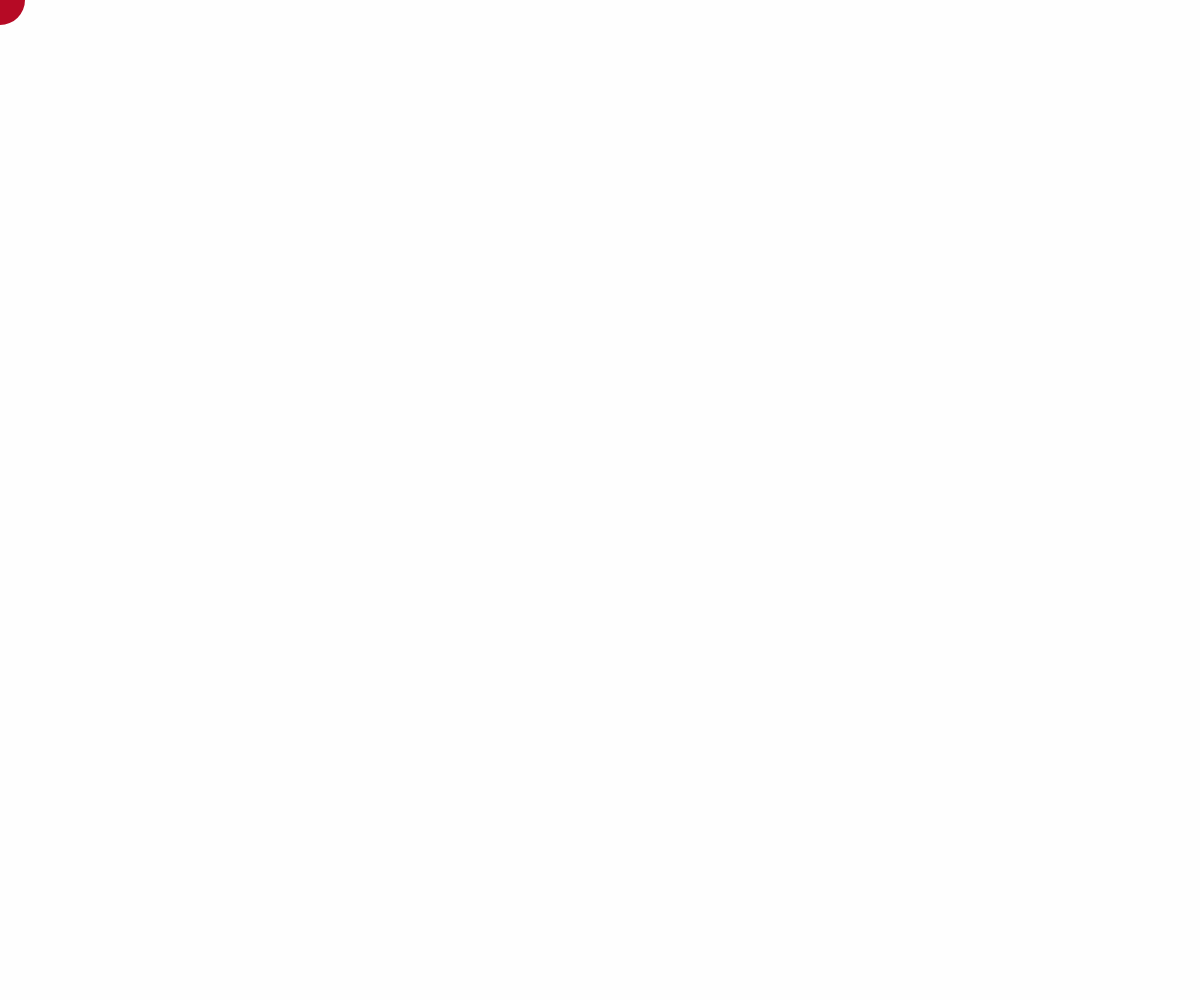
Frame 1 (no input)
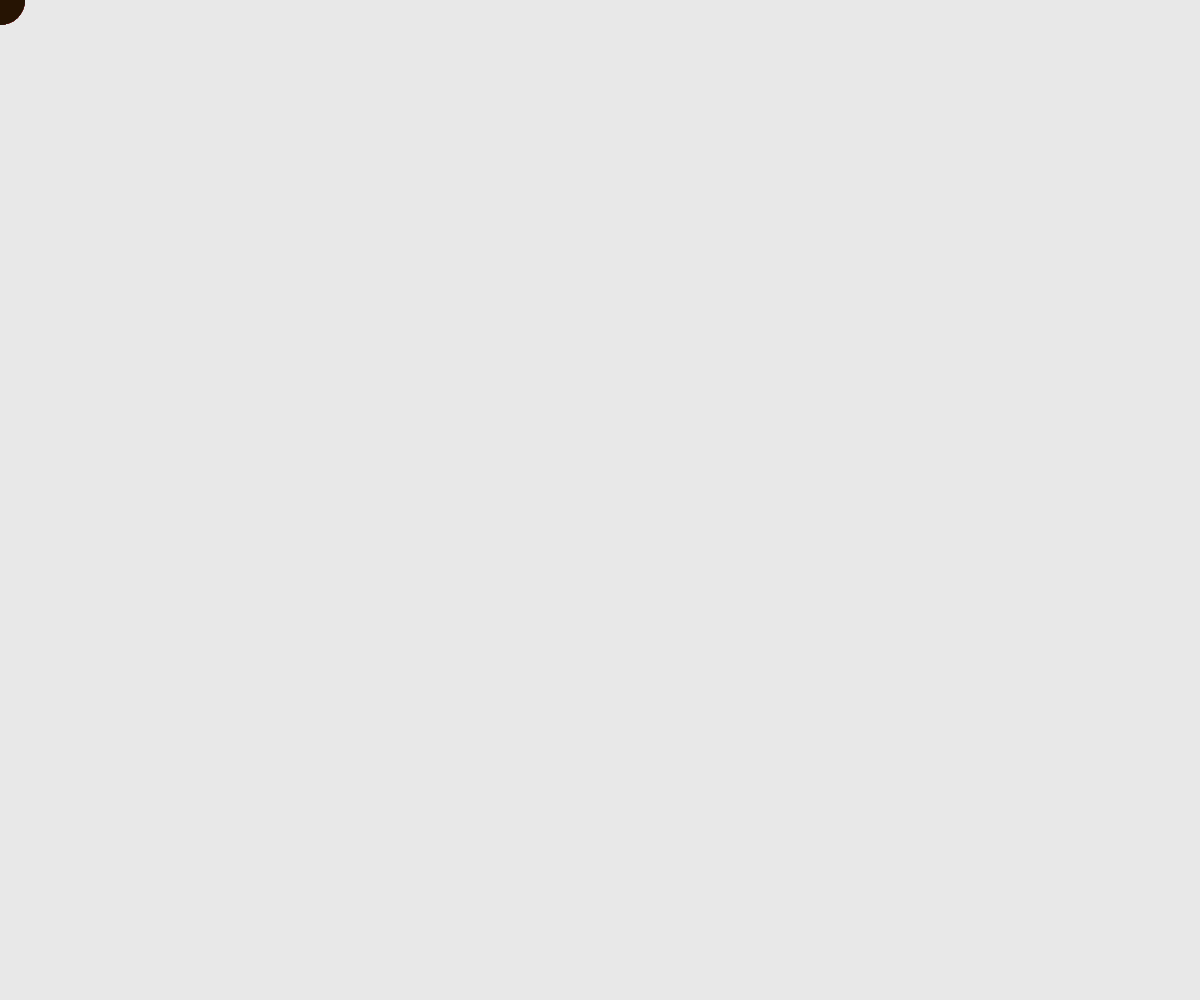
Frame 60 (no input)
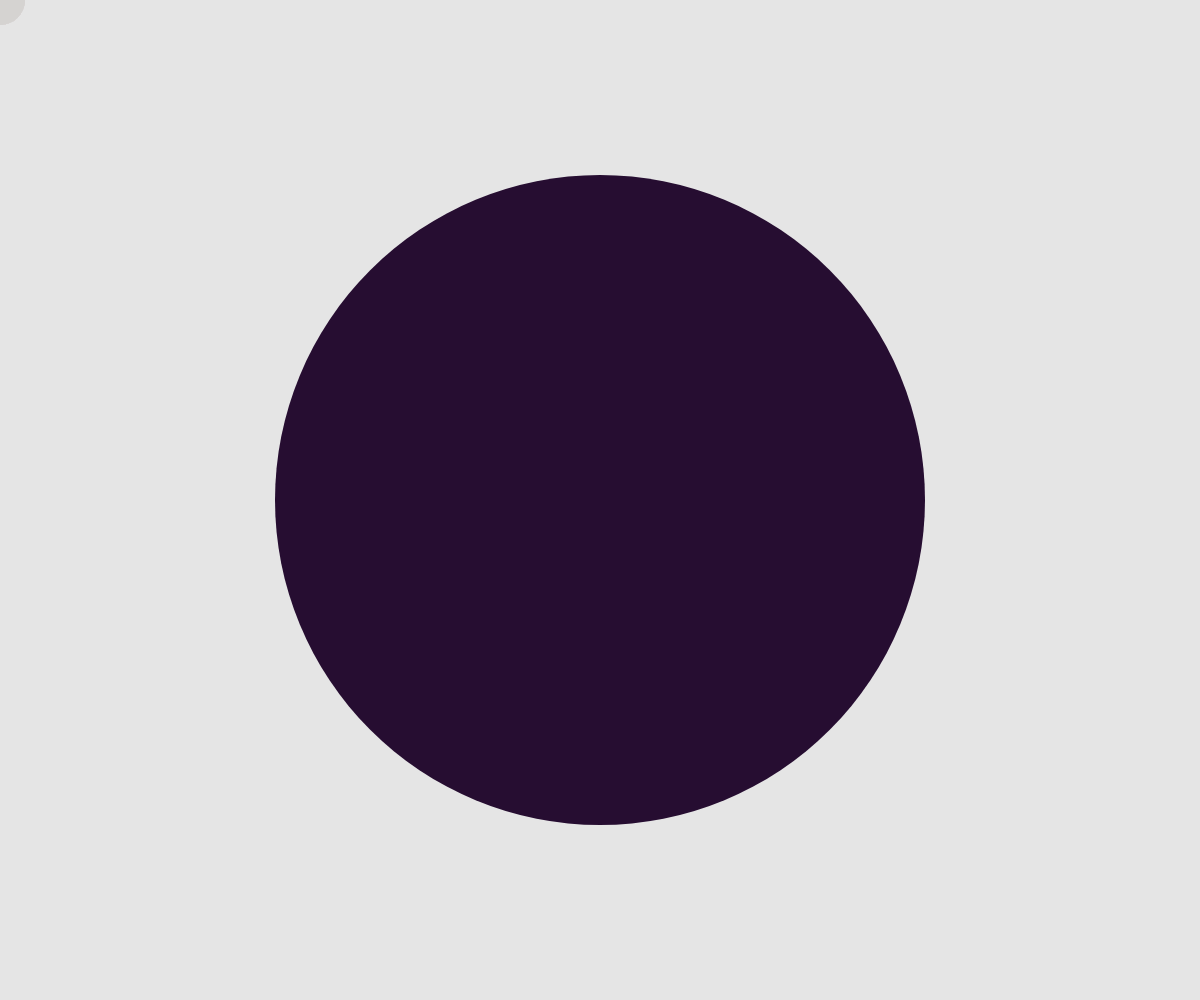
Frame 120 (the mouse pressed at the canvas centre since frame 60)

The p5.js sketch that drew these frames (run headless with seeded random() and noise() and a simulated clock; from frame 60 on, the mouse is pressed at the canvas centre):

// p5.js sketch
// ── sketch.js
let size = 50;
let mouseIsPressed = false;

function setup() {
  createCanvas(windowWidth, windowHeight);
  strokeWeight(0)
}

function draw() {
  background(220, 10);

  if (mouseIsPressed) {
    if (size > 1 && size <= (windowWidth + 500)) {
      size = size + 10;
    }
    else {
      size = 50;
      mouseIsPressed = false;
    }
  }
  fill(random(0, 255), random(0, 50), random(0, 50));
  circle(mouseX, mouseY, size);
}

function windowResized() {
  resizeCanvas(windowWidth, windowHeight);
}

function mousePressed() {
  mouseIsPressed = true;
}
